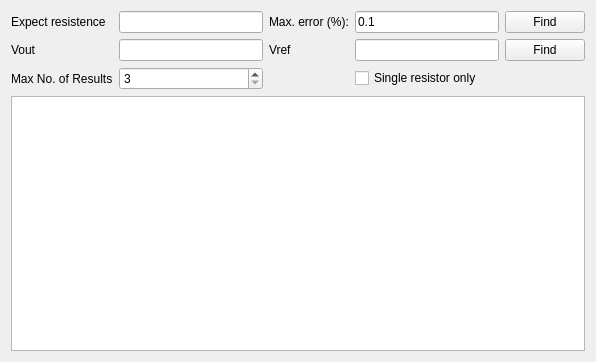
<?xml version="1.0" encoding="UTF-8"?>
<ui version="4.0">
 <class>FormResCalc</class>
 <widget class="QWidget" name="FormResCalc">
  <property name="geometry">
   <rect>
    <x>0</x>
    <y>0</y>
    <width>596</width>
    <height>362</height>
   </rect>
  </property>
  <property name="windowTitle">
   <string>Resistor Calculator</string>
  </property>
  <layout class="QVBoxLayout" name="verticalLayout">
   <item>
    <layout class="QGridLayout" name="gridLayout">
     <item row="0" column="3">
      <widget class="QLineEdit" name="lineEdit_max_err">
       <property name="text">
        <string>0.1</string>
       </property>
      </widget>
     </item>
     <item row="1" column="1">
      <widget class="QLineEdit" name="lineEdit_vout"/>
     </item>
     <item row="1" column="0">
      <widget class="QLabel" name="label_3">
       <property name="text">
        <string>Vout</string>
       </property>
      </widget>
     </item>
     <item row="0" column="2">
      <widget class="QLabel" name="label_2">
       <property name="text">
        <string>Max. error (%):</string>
       </property>
      </widget>
     </item>
     <item row="0" column="4">
      <widget class="QPushButton" name="pushButton_find_res">
       <property name="text">
        <string>Find</string>
       </property>
      </widget>
     </item>
     <item row="1" column="4">
      <widget class="QPushButton" name="pushButton_find_div">
       <property name="text">
        <string>Find</string>
       </property>
      </widget>
     </item>
     <item row="1" column="3">
      <widget class="QLineEdit" name="lineEdit_vref"/>
     </item>
     <item row="0" column="1">
      <widget class="QLineEdit" name="lineEdit_expect_r"/>
     </item>
     <item row="1" column="2">
      <widget class="QLabel" name="label_5">
       <property name="text">
        <string>Vref</string>
       </property>
      </widget>
     </item>
     <item row="0" column="0">
      <widget class="QLabel" name="label">
       <property name="text">
        <string>Expect resistence</string>
       </property>
      </widget>
     </item>
     <item row="2" column="3">
      <widget class="QCheckBox" name="checkBox_single">
       <property name="text">
        <string>Single resistor only</string>
       </property>
      </widget>
     </item>
     <item row="2" column="1">
      <widget class="QSpinBox" name="spinBox_num_results">
       <property name="minimum">
        <number>3</number>
       </property>
      </widget>
     </item>
     <item row="2" column="0">
      <widget class="QLabel" name="label_4">
       <property name="text">
        <string>Max No. of Results</string>
       </property>
      </widget>
     </item>
    </layout>
   </item>
   <item>
    <widget class="QTextBrowser" name="textBrowser"/>
   </item>
  </layout>
 </widget>
 <tabstops>
  <tabstop>lineEdit_vout</tabstop>
  <tabstop>lineEdit_vref</tabstop>
  <tabstop>pushButton_find_div</tabstop>
  <tabstop>spinBox_num_results</tabstop>
  <tabstop>checkBox_single</tabstop>
  <tabstop>textBrowser</tabstop>
  <tabstop>lineEdit_expect_r</tabstop>
  <tabstop>lineEdit_max_err</tabstop>
  <tabstop>pushButton_find_res</tabstop>
 </tabstops>
 <resources/>
 <connections/>
</ui>
